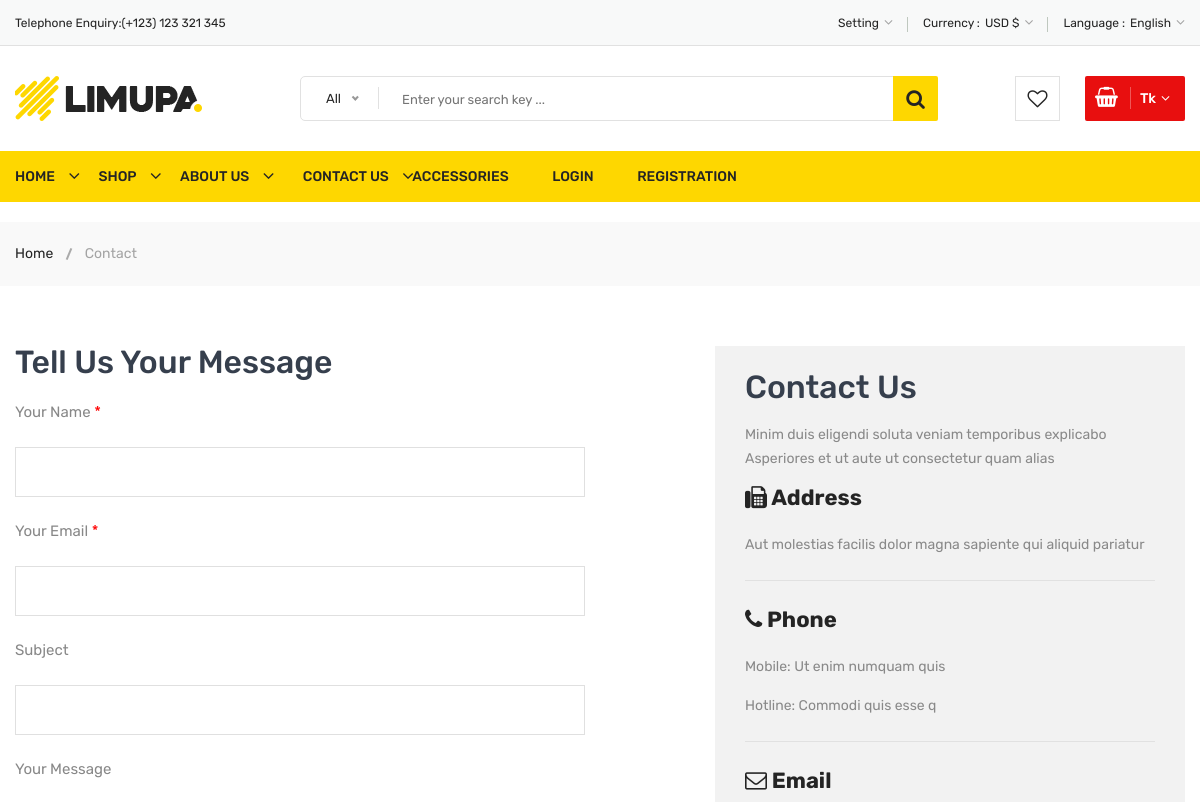
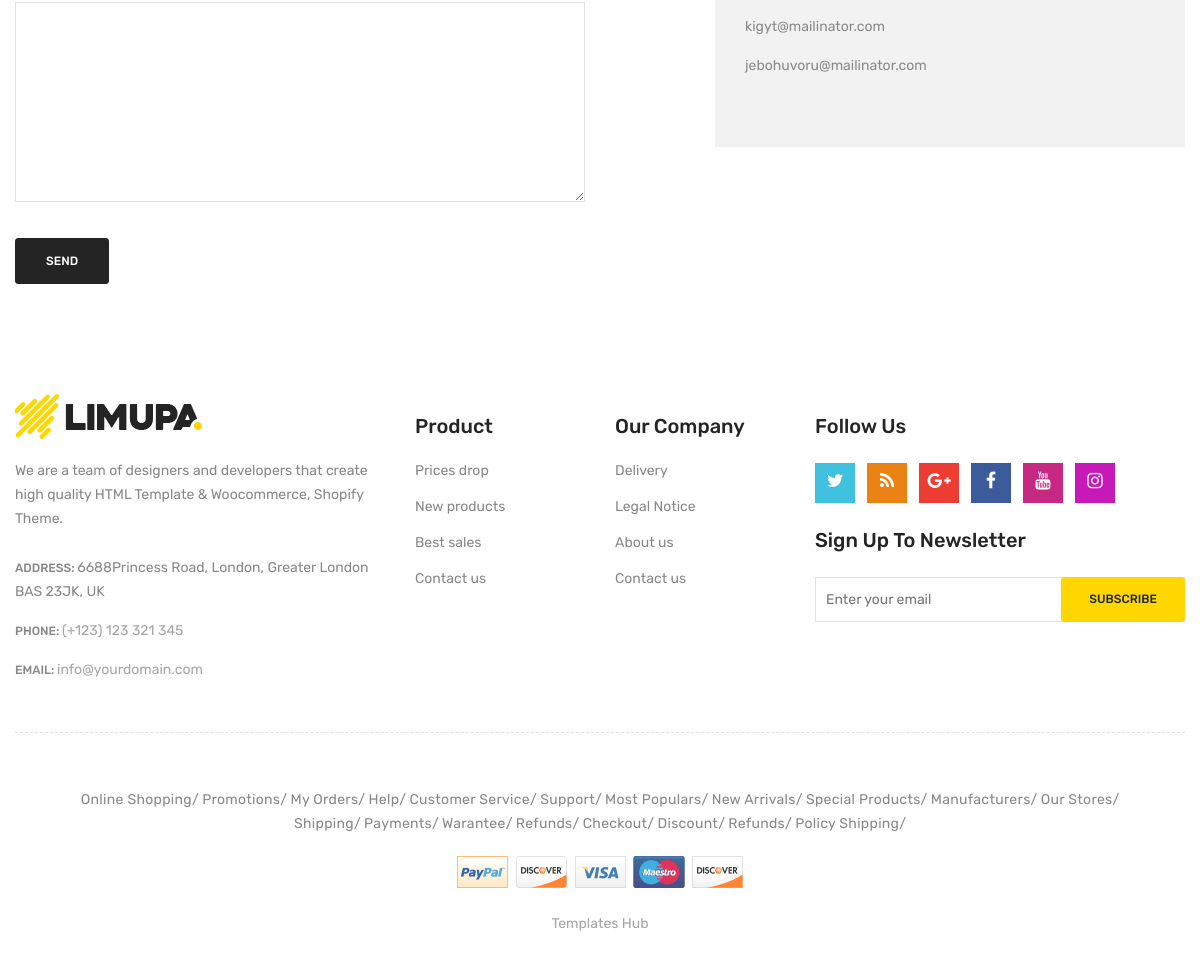
Page /contact/ on the committed database (2 pictures, top to bottom).
### MintBuy_Accounts/models.py (models this page shows, shortened)
class ContactUs(models.Model):
    title = models.CharField(max_length=500, null=True)
    address = models.CharField(max_length=200)
    mobile = models.CharField(max_length=20)
    hotline = models.CharField(max_length=20)
    email = models.CharField(max_length=20)
    support_mail = models.EmailField(max_length=30)

### MintBuy_Accounts/views.py (the view, shortened to what this page needs)
# urls.py: path('contact/', contact, name='contact'),
def contact(request):
    user = request.user
    contact_us = ContactUs.objects.all()
    return render(request, 'contact.html', locals())

### templates/contact.html (shortened to what this page needs)
{% extends 'base.html' %}
{% load static %}
{% block body %}
        <div class="body-wrapper">
            <div class="breadcrumb-area">
                <div class="container">
                    <div class="breadcrumb-content">
                        <ul>
                            <li><a href="index.html">Home</a></li>
                            <li class="active">Contact</li>
                        </ul>
                    </div>
                </div>
            </div>
            <div class="contact-main-page mt-60 mb-40 mb-md-40 mb-sm-40 mb-xs-40">
                <div class="container">
                    <div class="row">
                        <div class="col-lg-5 offset-lg-1 col-md-12 order-1 order-lg-2">
                        {% for contacts in contact_us %}
                            <div class="contact-page-side-content">
                                <h3 class="contact-page-title">Contact Us</h3>
                                 <p>{{contacts.title}}</p>
                                <div class="single-contact-block">
                                    <h4><i class="fa fa-fax"></i> Address</h4>
                                    <p>{{contacts.address}}</p>
                                </div>
                                <div class="single-contact-block">
                                    <h4><i class="fa fa-phone"></i> Phone</h4>
                                    <p>Mobile: {{contacts.mobile}}</p>
                                    <p>Hotline: {{contacts.hotline}}</p>
                                </div>
                                <div class="single-contact-block last-child">
                                    <h4><i class="fa fa-envelope-o"></i> Email</h4>
                                    <p>{{contacts.email}}</p>
                                    <p>{{contacts.support_mail}}</p>
                                </div>
                            </div>
                        {% endfor %}
                        </div>
                        <div class="col-lg-6 col-md-12 order-2 order-lg-1">
                            <div class="contact-form-content pt-sm-55 pt-xs-55">
                                <h3 class="contact-page-title">Tell Us Your Message</h3>
                                <div class="contact-form">
                                    <form action="" method='POST'>
                                        <div class="form-group">
                                            <label>Your Name <span class="required">*</span></label>
                                            <input type="text" name="name" id="name" required>
                                        </div>
                                        <div class="form-group">
                                            <label>Your Email <span class="required">*</span></label>
                                            <input type="email" name="email" id="email" required>
                                        </div>
                                        <div class="form-group">
                                            <label>Subject</label>
                                            <input type="text" name="subject" id="subject">
                                        </div>
                                        <div class="form-group mb-30">
                                            <label>Your Message</label>
                                            <textarea name="massage" id="massage" ></textarea>
                                        </div>
                                        <div class="form-group">
                                            <button type="submit" value="submit" id="submit" class="li-btn-3" name="submit">send</button>
                                        </div>
                                    </form>
                                </div>
                            </div>
                        </div>
                    </div>
                </div>
            </div>
        </div>
{% endblock %}

### static/css/responsive.css (style rules this page uses)
@media (min-width: 1200px) and (max-width: 1500px) { .container { max-width: 1170px; padding-left: 0; padding-right: 0; } }

### rows in the picture
ContactUs: title "Minim duis eligendi soluta veniam temporibus explicabo Asperiores et ut aute ut consectetur quam alias", address "Aut molestias facilis dolor magna sapiente qui aliquid pariatur", mobile "Ut enim numquam quis", hotline "Commodi quis esse q", email "kigyt@mailinator.com", support_mail "jebohuvoru@mailinator.com"
